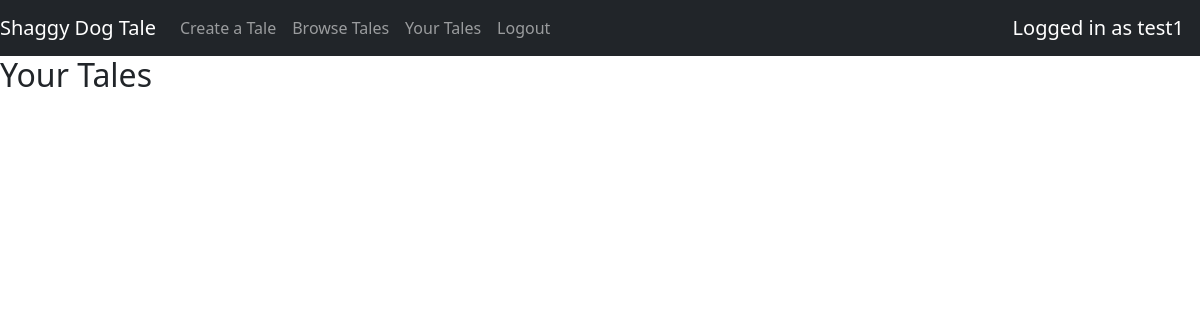
The app's page /shaggydogtale/contributed (signed in), older data.
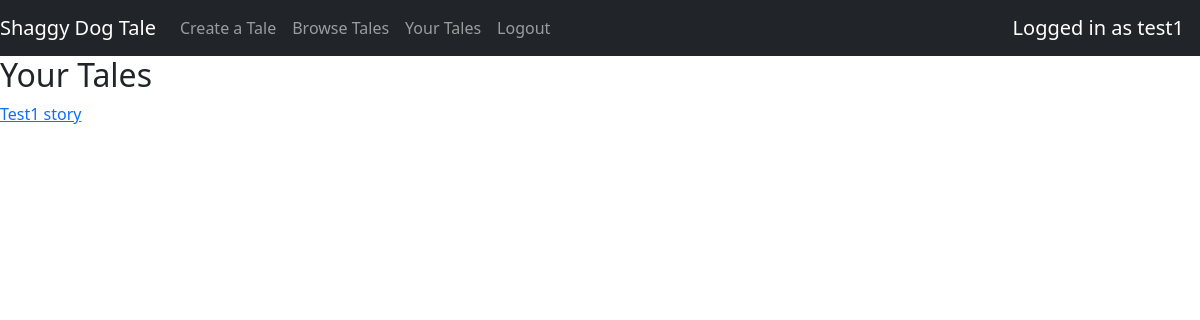
The same page, newer data.
### shaggydogtale/models.py (models this page shows, shortened)
class Contribution(models.Model):
    user = models.ForeignKey(User, related_name='contributions', on_delete=models.CASCADE)
    story = models.ForeignKey(Story, related_name='contributions', on_delete=models.CASCADE)
    section = models.CharField(max_length=1) # b = beginning, m = middle, e = end

class Story(models.Model):
    title = models.CharField(max_length=100)
    beginning = models.TextField(max_length=2000)
    middle = models.TextField(max_length=2000)
    end = models.TextField(max_length=2000)

### shaggydogtale/views.py (the view)
# urls.py: path('contributed', views.Contributed, name="contributed"),
def Contributed(request):
    contributions = Contribution.objects.filter(user = request.user)
    context = {
        'contributions': contributions
    }
    return render(request, 'shaggydogtale/contributed.html', context)

### shaggydogtale/templates/shaggydogtale/contributed.html
{% extends 'shaggydogtale/base.html' %}
{% block body %}
<h2>Your Tales</h2>
    {% for contribution in contributions %}
        <a href="{% url 'shaggydogtale:view' contribution.story.id %}">{{contribution.story.title}}</a>
    {% endfor %}
{% endblock body %}

Row changes from the older to the newer data that the page shows:
added Contribution: story "Test1 story"
